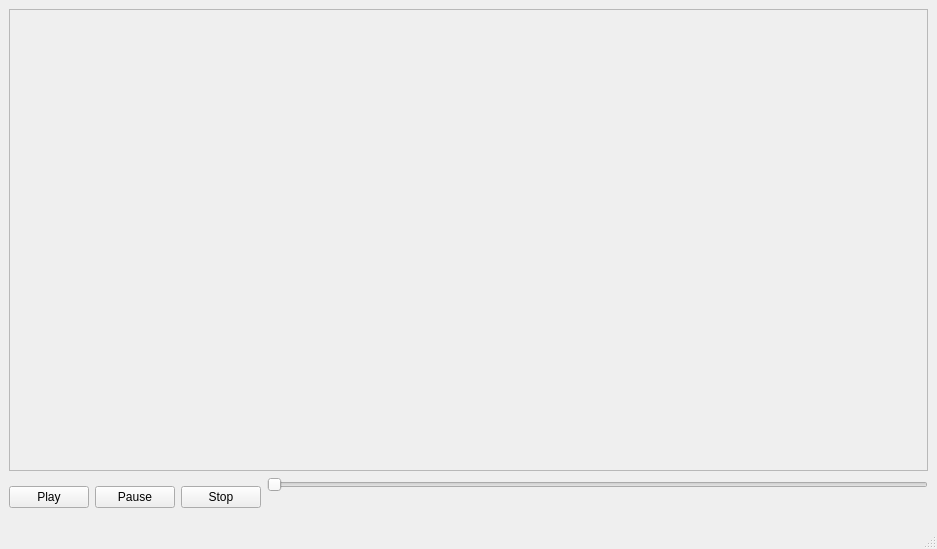
<?xml version="1.0" encoding="UTF-8"?>
<ui version="4.0">
 <class>GstreamerPlayer</class>
 <widget class="QMainWindow" name="GstreamerPlayer">
  <property name="geometry">
   <rect>
    <x>0</x>
    <y>0</y>
    <width>937</width>
    <height>549</height>
   </rect>
  </property>
  <property name="windowTitle">
   <string>GstreamerPlayer</string>
  </property>
  <widget class="QWidget" name="centralwidget">
   <layout class="QVBoxLayout" name="verticalLayout">
    <item>
     <widget class="QFrame" name="frame">
      <property name="sizePolicy">
       <sizepolicy hsizetype="Preferred" vsizetype="Expanding">
        <horstretch>0</horstretch>
        <verstretch>0</verstretch>
       </sizepolicy>
      </property>
      <property name="frameShape">
       <enum>QFrame::StyledPanel</enum>
      </property>
      <property name="frameShadow">
       <enum>QFrame::Raised</enum>
      </property>
     </widget>
    </item>
    <item>
     <layout class="QHBoxLayout" name="horizontalLayout">
      <item>
       <widget class="QPushButton" name="btnPlay">
        <property name="text">
         <string>Play</string>
        </property>
       </widget>
      </item>
      <item>
       <widget class="QPushButton" name="btnPause">
        <property name="text">
         <string>Pause</string>
        </property>
       </widget>
      </item>
      <item>
       <widget class="QPushButton" name="btnStop">
        <property name="text">
         <string>Stop</string>
        </property>
       </widget>
      </item>
      <item>
       <layout class="QVBoxLayout" name="verticalLayout_2">
        <item>
         <widget class="QSlider" name="bar">
          <property name="orientation">
           <enum>Qt::Horizontal</enum>
          </property>
         </widget>
        </item>
        <item>
         <layout class="QHBoxLayout" name="horizontalLayout_2">
          <item>
           <widget class="QLabel" name="lbCurrent">
            <property name="text">
             <string/>
            </property>
           </widget>
          </item>
          <item>
           <spacer name="horizontalSpacer">
            <property name="orientation">
             <enum>Qt::Horizontal</enum>
            </property>
            <property name="sizeHint" stdset="0">
             <size>
              <width>40</width>
              <height>20</height>
             </size>
            </property>
           </spacer>
          </item>
          <item>
           <widget class="QLabel" name="lbDuration">
            <property name="text">
             <string/>
            </property>
           </widget>
          </item>
         </layout>
        </item>
       </layout>
      </item>
     </layout>
    </item>
   </layout>
  </widget>
  <widget class="QStatusBar" name="statusbar"/>
 </widget>
 <resources/>
 <connections/>
</ui>
